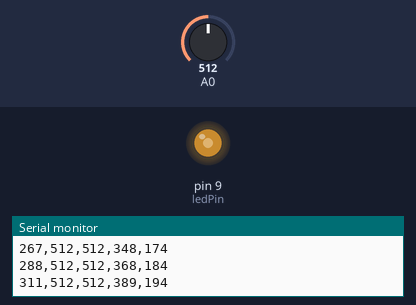
The sketch below on a simulated Arduino Uno, built with avr-gcc and run on an emulated ATmega328P. Shown: output pins drawn as LEDs (lit = HIGH), the last lines printed to the serial monitor. Inputs (shaded band) come from the test bench; at power-on: A0 = 512.

Above: at 0.39 s.
1.3 s: A0 set to 699
At 1.89 s:
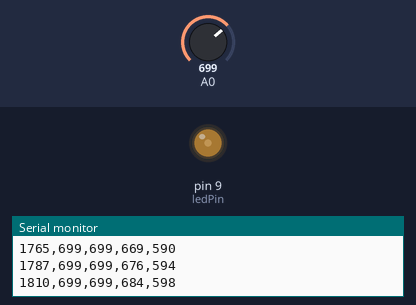
4.3 s: A0 set to 730
7.3 s: A0 set to 673
10.3 s: A0 set to 655
Timing chart, 0 to 14.3 s (numbered marks = the images above; inputs shaded):
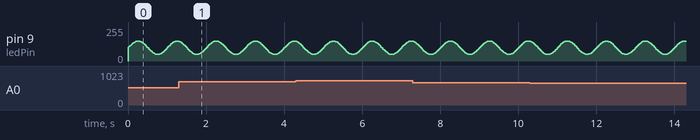

The sketch:

Lab6Code.ino
```cpp
const int ledPin = 9;
const float TWOPI = 2 * 3.1415926;

// Three window sizes
const int window1 = 10;
const int window2 = 25;
const int window3 = 50;

// Buffers for each window
int readings1[window1], readings2[window2], readings3[window3];
int total1 = 0, total2 = 0, total3 = 0;
int index1 = 0, index2 = 0, index3 = 0;

void setup() {
  pinMode(ledPin, OUTPUT);
  Serial.begin(9600);

  // Initialize all buffers to zero
  for (int i = 0; i < window1; i++) readings1[i] = 0;
  for (int i = 0; i < window2; i++) readings2[i] = 0;
  for (int i = 0; i < window3; i++) readings3[i] = 0;
}

void loop() {
  // Drive LED with 1 Hz sine wave
  int brightness = 100+50*sin(1.0*TWOPI*millis()/1000);
  analogWrite(ledPin, brightness);

  // Read raw value once
  int raw = analogRead(A0);

  // --- Window 1 ---
  total1 -= readings1[index1];
  readings1[index1] = raw;
  total1 += raw;
  index1 = (index1 + 1) % window1;
  int avg1 = total1 / window1;

  // --- Window 2 ---
  total2 -= readings2[index2];
  readings2[index2] = raw;
  total2 += raw;
  index2 = (index2 + 1) % window2;
  int avg2 = total2 / window2;

  // --- Window 3 ---
  total3 -= readings3[index3];
  readings3[index3] = raw;
  total3 += raw;
  index3 = (index3 + 1) % window3;
  int avg3 = total3 / window3;

  // Print all four: time, raw, avg1, avg2, avg3
  Serial.print(millis());
  Serial.print(",");
  Serial.print(raw);
  Serial.print(",");
  Serial.print(avg1);
  Serial.print(",");
  Serial.print(avg2);
  Serial.print(",");
  Serial.println(avg3);

  delay(10);
}
```
